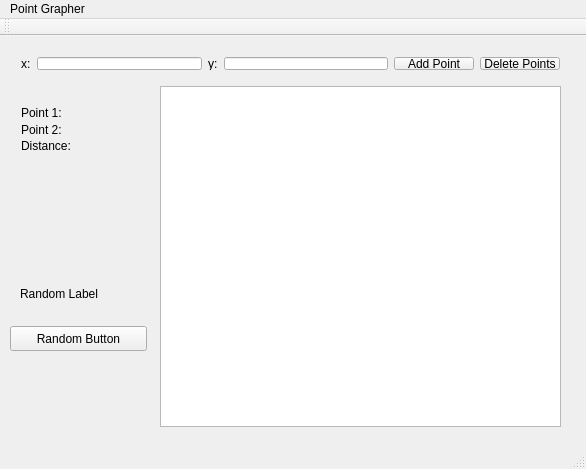
<?xml version="1.0" encoding="UTF-8"?>
<ui version="4.0">
 <class>PlotWindow</class>
 <widget class="QMainWindow" name="PlotWindow">
  <property name="geometry">
   <rect>
    <x>0</x>
    <y>0</y>
    <width>586</width>
    <height>469</height>
   </rect>
  </property>
  <property name="windowTitle">
   <string>PlotWindow</string>
  </property>
  <widget class="QWidget" name="centralWidget">
   <widget class="QGraphicsView" name="plotGraphicsView">
    <property name="geometry">
     <rect>
      <x>160</x>
      <y>50</y>
      <width>401</width>
      <height>341</height>
     </rect>
    </property>
   </widget>
   <widget class="QWidget" name="layoutWidget">
    <property name="geometry">
     <rect>
      <x>10</x>
      <y>10</y>
      <width>561</width>
      <height>35</height>
     </rect>
    </property>
    <layout class="QHBoxLayout" name="horizontalLayout_2">
     <item>
      <layout class="QHBoxLayout" name="horizontalLayout">
       <item>
        <widget class="QLabel" name="yLabel">
         <property name="text">
          <string>x:</string>
         </property>
        </widget>
       </item>
       <item>
        <widget class="QLineEdit" name="xCoord"/>
       </item>
       <item>
        <widget class="QLabel" name="xLabel">
         <property name="text">
          <string>y:</string>
         </property>
        </widget>
       </item>
       <item>
        <widget class="QLineEdit" name="yCoord"/>
       </item>
      </layout>
     </item>
     <item>
      <widget class="QPushButton" name="addButton">
       <property name="text">
        <string>Add Point</string>
       </property>
      </widget>
     </item>
     <item>
      <widget class="QPushButton" name="deletePoints">
       <property name="text">
        <string>Delete Points</string>
       </property>
      </widget>
     </item>
    </layout>
   </widget>
   <widget class="QWidget" name="layoutWidget">
    <property name="geometry">
     <rect>
      <x>10</x>
      <y>60</y>
      <width>141</width>
      <height>66</height>
     </rect>
    </property>
    <layout class="QVBoxLayout" name="verticalLayout">
     <item>
      <widget class="QLabel" name="point1Label">
       <property name="text">
        <string>Point 1:</string>
       </property>
      </widget>
     </item>
     <item>
      <widget class="QLabel" name="point2Label">
       <property name="text">
        <string>Point 2:</string>
       </property>
      </widget>
     </item>
     <item>
      <widget class="QLabel" name="distanceLabel">
       <property name="text">
        <string>Distance:</string>
       </property>
      </widget>
     </item>
    </layout>
   </widget>
   <widget class="QPushButton" name="randomButton">
    <property name="geometry">
     <rect>
      <x>10</x>
      <y>290</y>
      <width>137</width>
      <height>25</height>
     </rect>
    </property>
    <property name="text">
     <string>Random Button</string>
    </property>
   </widget>
   <widget class="QLabel" name="randomLabel">
    <property name="geometry">
     <rect>
      <x>20</x>
      <y>250</y>
      <width>88</width>
      <height>16</height>
     </rect>
    </property>
    <property name="text">
     <string>Random Label</string>
    </property>
   </widget>
  </widget>
  <widget class="QMenuBar" name="menuBar">
   <property name="geometry">
    <rect>
     <x>0</x>
     <y>0</y>
     <width>586</width>
     <height>22</height>
    </rect>
   </property>
   <widget class="QMenu" name="menuPoint_Grapher">
    <property name="title">
     <string>Point Grapher</string>
    </property>
   </widget>
   <addaction name="menuPoint_Grapher"/>
  </widget>
  <widget class="QToolBar" name="mainToolBar">
   <attribute name="toolBarArea">
    <enum>TopToolBarArea</enum>
   </attribute>
   <attribute name="toolBarBreak">
    <bool>false</bool>
   </attribute>
  </widget>
  <widget class="QStatusBar" name="statusBar"/>
 </widget>
 <layoutdefault spacing="6" margin="11"/>
 <resources/>
 <connections/>
</ui>
